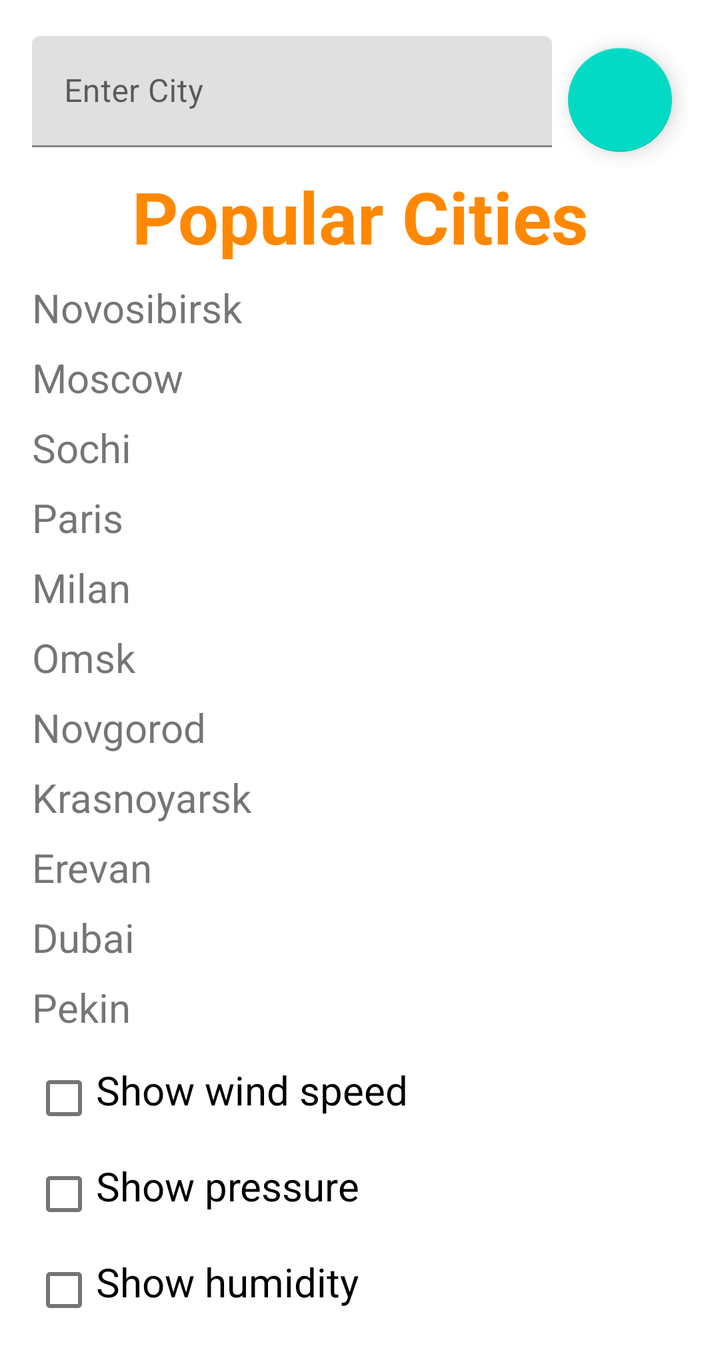
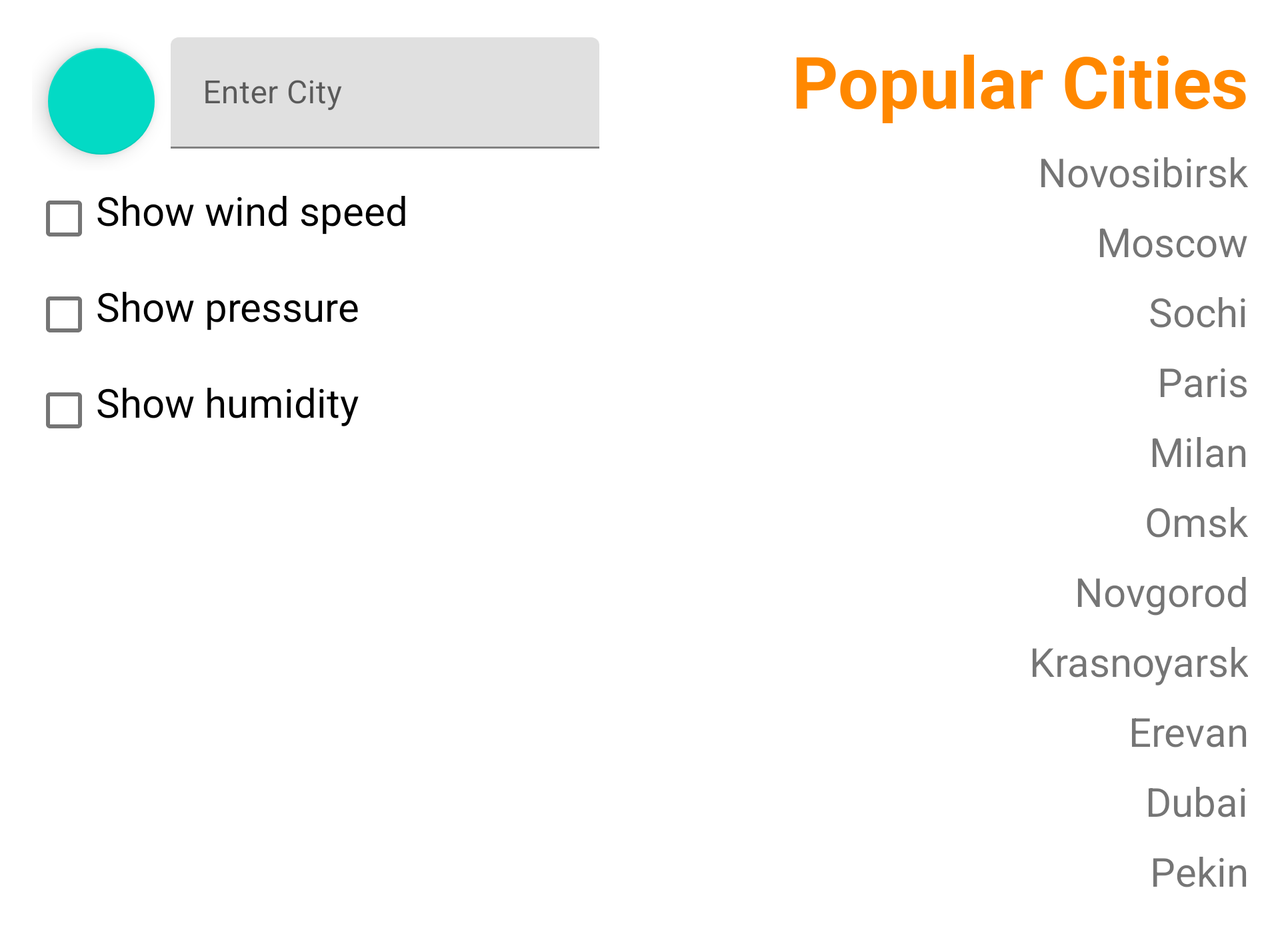

An Android layout and its configuration variant, each rendered on a device that would load it. The default file and the variant file are quoted in full after the pictures.
<!-- AndroidManifest.xml: application theme Theme.WeatherApp -->
<!-- res/layout/city_selection_activity.xml -->
<?xml version="1.0" encoding="utf-8"?>
<ScrollView xmlns:android="http://schemas.android.com/apk/res/android"
    xmlns:app="http://schemas.android.com/apk/res-auto"
    xmlns:tools="http://schemas.android.com/tools"
    android:id="@+id/citySelectionLayout"
    android:layout_width="match_parent"
    android:layout_height="match_parent"
    app:layout_constraintBottom_toBottomOf="parent"
    app:layout_constraintEnd_toEndOf="parent"
    app:layout_constraintStart_toStartOf="parent"
    app:layout_constraintTop_toTopOf="parent">

    <LinearLayout
        android:layout_width="match_parent"
        android:layout_height="wrap_content"
        android:orientation="vertical"
        android:padding="?attr/listPreferredItemPaddingStart">

        <LinearLayout
            android:layout_width="match_parent"
            android:layout_height="match_parent"
            android:orientation="horizontal">

            <com.google.android.material.textfield.TextInputLayout
                android:layout_width="@dimen/zero_size"
                android:layout_height="match_parent"
                android:layout_marginBottom="@dimen/between_layouts"
                android:layout_weight="5">

                <com.google.android.material.textfield.TextInputEditText
                    android:id="@+id/enterCityEditText"
                    android:layout_width="match_parent"
                    android:layout_height="wrap_content"
                    android:layout_weight="1"
                    android:hint="@string/enter_city"
                    android:inputType="textCapWords"
                    android:singleLine="true" />

            </com.google.android.material.textfield.TextInputLayout>

            <com.google.android.material.floatingactionbutton.FloatingActionButton
                android:id="@+id/saveCitySettingsFAB"
                android:layout_width="@dimen/zero_size"
                android:layout_height="wrap_content"
                android:layout_margin="@dimen/between_layouts"
                android:layout_weight="1"
                android:clickable="true"
                android:contentDescription="@string/enter_city"
                android:focusable="true"
                app:srcCompat="@drawable/ic_baseline_add_24" />

        </LinearLayout>

        <TextView
            android:id="@+id/popularCitiesTextView"
            android:layout_width="match_parent"
            android:layout_height="wrap_content"
            android:gravity="center"
            android:paddingBottom="@dimen/between_layouts"
            android:text="@string/popular_cities"
            android:textColor="@android:color/holo_orange_dark"
            android:textSize="@dimen/head"
            android:textStyle="bold" />

        <TextView
            android:id="@+id/novosibirskTextView"
            android:layout_width="match_parent"
            android:layout_height="wrap_content"
            android:paddingBottom="@dimen/between_layouts"
            android:text="@string/novosibirsk"
            android:textSize="@dimen/head2" />

        <TextView
            android:id="@+id/moscowTextView"
            android:layout_width="match_parent"
            android:layout_height="wrap_content"
            android:paddingBottom="@dimen/between_layouts"
            android:text="@string/moscow"
            android:textSize="@dimen/head2" />

        <TextView
            android:id="@+id/sochiTextView"
            android:layout_width="match_parent"
            android:layout_height="wrap_content"
            android:paddingBottom="@dimen/between_layouts"
            android:text="@string/sochi"
            android:textSize="@dimen/head2" />

        <TextView
            android:id="@+id/parisTextView"
            android:layout_width="match_parent"
            android:layout_height="wrap_content"
            android:paddingBottom="@dimen/between_layouts"
            android:text="@string/paris"
            android:textSize="@dimen/head2" />

        <TextView
            android:id="@+id/milanTextView"
            android:layout_width="match_parent"
            android:layout_height="wrap_content"
            android:paddingBottom="@dimen/between_layouts"
            android:text="@string/milan"
            android:textSize="@dimen/head2" />

        <TextView
            android:id="@+id/omskTextView"
            android:layout_width="match_parent"
            android:layout_height="wrap_content"
            android:paddingBottom="@dimen/between_layouts"
            android:text="@string/omsk"
            android:textSize="@dimen/head2" />

        <TextView
            android:id="@+id/novgorodTextView"
            android:layout_width="match_parent"
            android:layout_height="wrap_content"
            android:paddingBottom="@dimen/between_layouts"
            android:text="@string/novgorod"
            android:textSize="@dimen/head2" />

        <TextView
            android:id="@+id/krasnoyarskTextView"
            android:layout_width="match_parent"
            android:layout_height="wrap_content"
            android:paddingBottom="@dimen/between_layouts"
            android:text="@string/krasnoyarsk"
            android:textSize="@dimen/head2" />

        <TextView
            android:id="@+id/erevanTextView"
            android:layout_width="match_parent"
            android:layout_height="wrap_content"
            android:paddingBottom="@dimen/between_layouts"
            android:text="@string/erevan"
            android:textSize="@dimen/head2" />

        <TextView
            android:id="@+id/dubaiTextView"
            android:layout_width="match_parent"
            android:layout_height="wrap_content"
            android:paddingBottom="@dimen/between_layouts"
            android:text="@string/dubai"
            android:textSize="@dimen/head2" />

        <TextView
            android:id="@+id/pekinTextView"
            android:layout_width="match_parent"
            android:layout_height="wrap_content"
            android:paddingBottom="@dimen/between_layouts"
            android:text="@string/pekin"
            android:textSize="@dimen/head2" />

        <CheckBox
            android:id="@+id/windCheckBox"
            android:layout_width="match_parent"
            android:layout_height="wrap_content"
            android:paddingBottom="@dimen/between_layouts"
            android:text="@string/show_wind_speed"
            android:textSize="@dimen/head2" />

        <CheckBox
            android:id="@+id/pressureCheckBox"
            android:layout_width="match_parent"
            android:layout_height="wrap_content"
            android:paddingBottom="@dimen/between_layouts"
            android:text="@string/show_pressure"
            android:textSize="@dimen/head2" />

        <CheckBox
            android:id="@+id/humidityCheckBox"
            android:layout_width="match_parent"
            android:layout_height="wrap_content"
            android:paddingBottom="@dimen/between_layouts"
            android:text="@string/show_humidity"
            android:textSize="@dimen/head2" />


    </LinearLayout>
</ScrollView>
<!-- resources referenced by this layout -->
<resources>
  <dimen name="between_layouts">8dp</dimen>
  <dimen name="head">36sp</dimen>
  <dimen name="head2">20sp</dimen>
  <dimen name="zero_size">0dp</dimen>
  <string name="dubai">Dubai</string>
  <string name="enter_city">Enter City</string>
  <string name="erevan">Erevan</string>
  <string name="krasnoyarsk">Krasnoyarsk</string>
  <string name="milan">Milan</string>
  <string name="moscow">Moscow</string>
  <string name="novgorod">Novgorod</string>
  <string name="novosibirsk">Novosibirsk</string>
  <string name="omsk">Omsk</string>
  <string name="paris">Paris</string>
  <string name="pekin">Pekin</string>
  <string name="popular_cities">Popular Cities</string>
  <string name="show_humidity">Show humidity</string>
  <string name="show_pressure">Show pressure</string>
  <string name="show_wind_speed">Show wind speed</string>
  <string name="sochi">Sochi</string>
  <style name="Theme.WeatherApp" parent="Theme.MaterialComponents.DayNight.DarkActionBar">
          
          <item name="colorPrimary">@color/purple_500</item>
          <item name="colorPrimaryVariant">@color/purple_700</item>
          <item name="colorOnPrimary">@color/white</item>
          
          <item name="colorSecondary">@color/teal_200</item>
          <item name="colorSecondaryVariant">@color/teal_700</item>
          <item name="colorOnSecondary">@color/black</item>
          
          <item name="android:statusBarColor" tools:targetApi="l">?attr/colorPrimaryVariant</item>
          
          <item name="windowActionBar">false</item>
          <item name="windowNoTitle">true</item>
      </style>
  <color name="purple_500">#FF6200EE</color>
  <color name="purple_700">#FF3700B3</color>
  <color name="white">#FFFFFFFF</color>
  <color name="teal_200">#FF03DAC5</color>
  <color name="teal_700">#FF018786</color>
  <color name="black">#FF000000</color>
</resources>
<!-- res/layout-land/city_selection_activity.xml (the repository's variant of the layout above) -->
<!-- drawn on the phone turned sideways -->
<?xml version="1.0" encoding="utf-8"?>
<ScrollView xmlns:android="http://schemas.android.com/apk/res/android"
    xmlns:app="http://schemas.android.com/apk/res-auto"
    android:id="@+id/citySelectionLayout"
    android:layout_width="match_parent"
    android:layout_height="match_parent"
    app:layout_constraintBottom_toBottomOf="parent"
    app:layout_constraintEnd_toEndOf="parent"
    app:layout_constraintStart_toStartOf="parent"
    app:layout_constraintTop_toTopOf="parent">

    <LinearLayout
        android:layout_width="match_parent"
        android:layout_height="wrap_content"
        android:baselineAligned="false"
        android:orientation="horizontal"
        android:padding="?attr/listPreferredItemPaddingStart">

        <LinearLayout
            android:layout_width="wrap_content"
            android:layout_height="match_parent"
            android:layout_weight="1"
            android:orientation="vertical">

            <LinearLayout
                android:layout_width="match_parent"
                android:layout_height="wrap_content"
                android:orientation="horizontal">

                <com.google.android.material.floatingactionbutton.FloatingActionButton
                    android:id="@+id/saveCitySettingsFAB"
                    android:layout_width="@dimen/zero_size"
                    android:layout_height="wrap_content"
                    android:layout_margin="@dimen/between_layouts"
                    android:layout_weight="1"
                    android:clickable="true"
                    android:contentDescription="@string/enter_city"
                    android:focusable="true"
                    app:srcCompat="@drawable/ic_baseline_add_24" />

                <com.google.android.material.textfield.TextInputLayout
                    android:layout_width="@dimen/zero_size"
                    android:layout_height="match_parent"
                    android:layout_marginBottom="@dimen/between_layouts"
                    android:layout_weight="4">

                    <com.google.android.material.textfield.TextInputEditText
                        android:id="@+id/enterCityEditText"
                        android:layout_width="match_parent"
                        android:layout_height="wrap_content"
                        android:layout_weight="1"
                        android:hint="@string/enter_city"
                        android:inputType="textCapWords"
                        android:singleLine="true" />

                </com.google.android.material.textfield.TextInputLayout>

            </LinearLayout>

            <CheckBox
                android:id="@+id/windCheckBox"
                android:layout_width="match_parent"
                android:layout_height="wrap_content"
                android:paddingBottom="@dimen/between_layouts"
                android:text="@string/show_wind_speed"
                android:textSize="@dimen/head2" />

            <CheckBox
                android:id="@+id/pressureCheckBox"
                android:layout_width="match_parent"
                android:layout_height="wrap_content"
                android:paddingBottom="@dimen/between_layouts"
                android:text="@string/show_pressure"
                android:textSize="@dimen/head2" />

            <CheckBox
                android:id="@+id/humidityCheckBox"
                android:layout_width="match_parent"
                android:layout_height="wrap_content"
                android:paddingBottom="@dimen/between_layouts"
                android:text="@string/show_humidity"
                android:textSize="@dimen/head2" />

        </LinearLayout>

        <LinearLayout
            android:layout_width="wrap_content"
            android:layout_height="match_parent"
            android:layout_weight="1"
            android:orientation="vertical">

            <TextView
                android:id="@+id/popularCitiesTextView"
                android:layout_width="match_parent"
                android:layout_height="wrap_content"
                android:gravity="end"
                android:paddingBottom="@dimen/between_layouts"
                android:text="@string/popular_cities"
                android:textColor="@android:color/holo_orange_dark"
                android:textSize="@dimen/head"
                android:textStyle="bold" />

            <TextView
                android:id="@+id/novosibirskTextView"
                android:layout_width="match_parent"
                android:layout_height="wrap_content"
                android:gravity="end"
                android:paddingBottom="@dimen/between_layouts"
                android:text="@string/novosibirsk"
                android:textSize="@dimen/head2" />

            <TextView
                android:id="@+id/moscowTextView"
                android:layout_width="match_parent"
                android:layout_height="wrap_content"
                android:gravity="end"
                android:paddingBottom="@dimen/between_layouts"
                android:text="@string/moscow"
                android:textSize="@dimen/head2" />

            <TextView
                android:id="@+id/sochiTextView"
                android:layout_width="match_parent"
                android:layout_height="wrap_content"
                android:gravity="end"
                android:paddingBottom="@dimen/between_layouts"
                android:text="@string/sochi"
                android:textSize="@dimen/head2" />

            <TextView
                android:id="@+id/parisTextView"
                android:layout_width="match_parent"
                android:layout_height="wrap_content"
                android:gravity="end"
                android:paddingBottom="@dimen/between_layouts"
                android:text="@string/paris"
                android:textSize="@dimen/head2" />

            <TextView
                android:id="@+id/milanTextView"
                android:layout_width="match_parent"
                android:layout_height="wrap_content"
                android:gravity="end"
                android:paddingBottom="@dimen/between_layouts"
                android:text="@string/milan"
                android:textSize="@dimen/head2" />

            <TextView
                android:id="@+id/omskTextView"
                android:layout_width="match_parent"
                android:layout_height="wrap_content"
                android:gravity="end"
                android:paddingBottom="@dimen/between_layouts"
                android:text="@string/omsk"
                android:textSize="@dimen/head2" />

            <TextView
                android:id="@+id/novgorodTextView"
                android:layout_width="match_parent"
                android:layout_height="wrap_content"
                android:gravity="end"
                android:paddingBottom="@dimen/between_layouts"
                android:text="@string/novgorod"
                android:textSize="@dimen/head2" />

            <TextView
                android:id="@+id/krasnoyarskTextView"
                android:layout_width="match_parent"
                android:layout_height="wrap_content"
                android:gravity="end"
                android:paddingBottom="@dimen/between_layouts"
                android:text="@string/krasnoyarsk"
                android:textSize="@dimen/head2" />

            <TextView
                android:id="@+id/erevanTextView"
                android:layout_width="match_parent"
                android:layout_height="wrap_content"
                android:gravity="end"
                android:paddingBottom="@dimen/between_layouts"
                android:text="@string/erevan"
                android:textSize="@dimen/head2" />

            <TextView
                android:id="@+id/dubaiTextView"
                android:layout_width="match_parent"
                android:layout_height="wrap_content"
                android:gravity="end"
                android:paddingBottom="@dimen/between_layouts"
                android:text="@string/dubai"
                android:textSize="@dimen/head2" />

            <TextView
                android:id="@+id/pekinTextView"
                android:layout_width="match_parent"
                android:layout_height="wrap_content"
                android:gravity="end"
                android:paddingBottom="@dimen/between_layouts"
                android:text="@string/pekin"
                android:textSize="@dimen/head2" />


        </LinearLayout>


    </LinearLayout>
</ScrollView>
